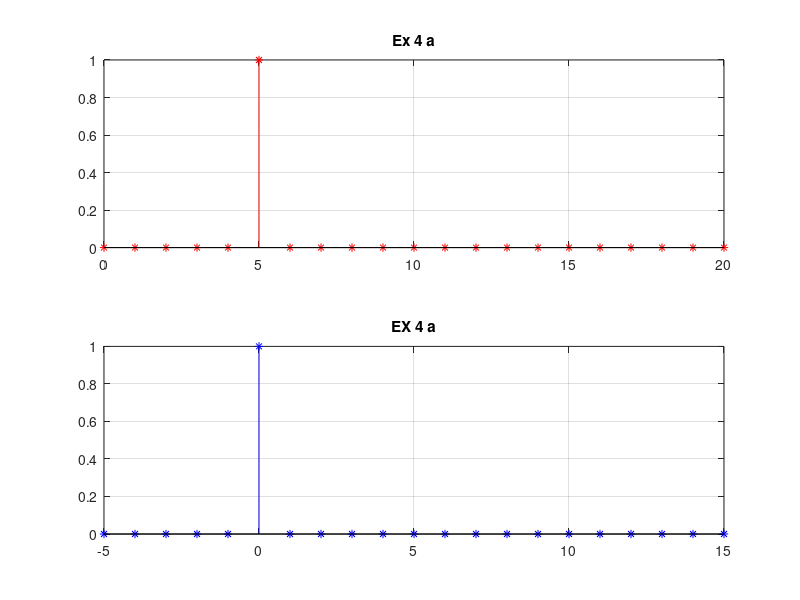
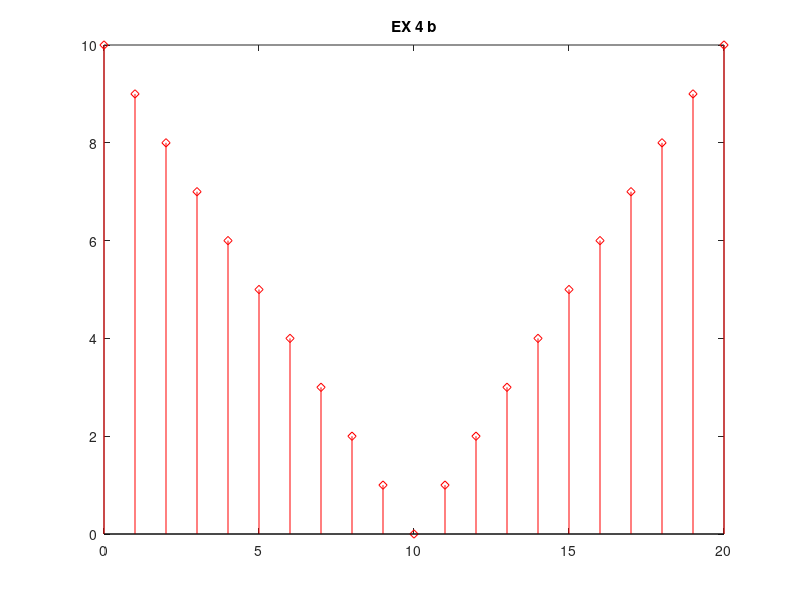
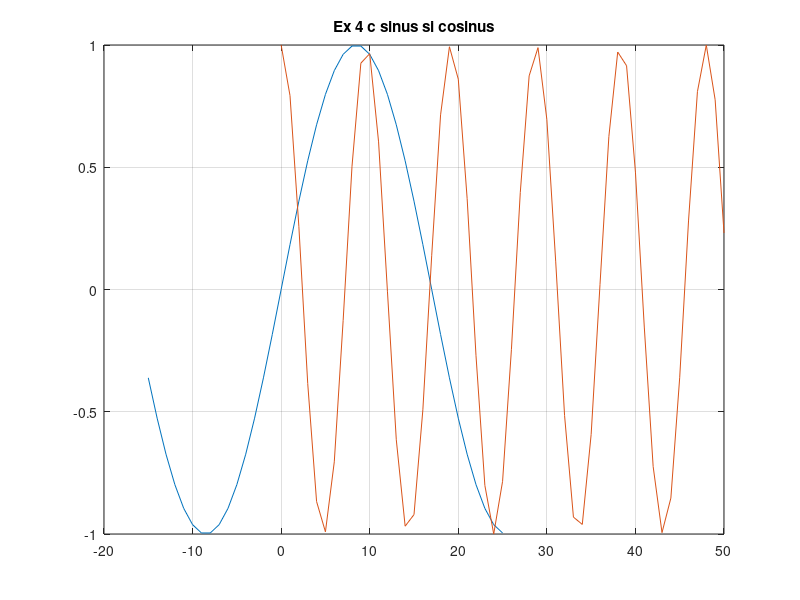
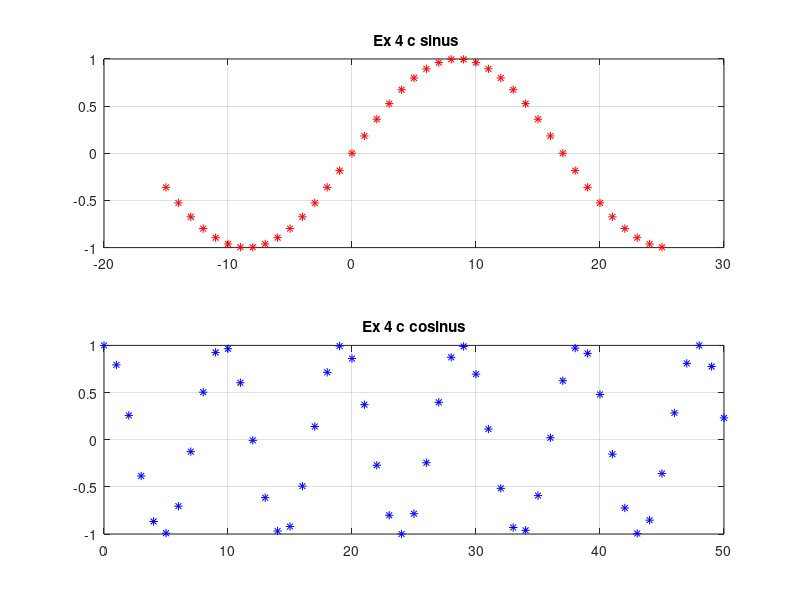

These charts were generated, in order, by the following MATLAB code:
z=zeros(1,21);  
z(1,6)=1;

n= 0:20;
m= -5:15;
    
figure(1)                                               
subplot(2,1,1), stem(n,z,'r*'),title('Ex 4 a'), grid   
subplot(2,1,2), stem(m,z,'b*'),title('EX 4 a'), grid


% b)
    t= abs(10-n);                                      
    
 figure(2)
 stem(n,t,'rd'), title('EX 4 b')
 
 %c
 
    q1= -15:25;
    q2= 0:50;
    
    x1=sin((pi/17)*q1);
    x2=cos((pi/sqrt(23))*q2);

 figure(3)
 plot(q1,x1,q2,x2),grid,title('Ex 4 c sinus si cosinus')
 
 
 figure(4)
 subplot(2,1,1), plot(q1,x1,'r*'),grid,title(' Ex 4 c sinus')
 subplot(2,1,2), plot(q2,x2,'b*'),grid,title('Ex 4 c cosinus')
 
 figure(5)
 subplot(2,1,1), stem(q1,x1,'rd'),grid,title(' Ex 4 c sinus')
 subplot(2,1,2), stem(q2,x2,'bd'),grid,title('Ex 4 c cosinus')
